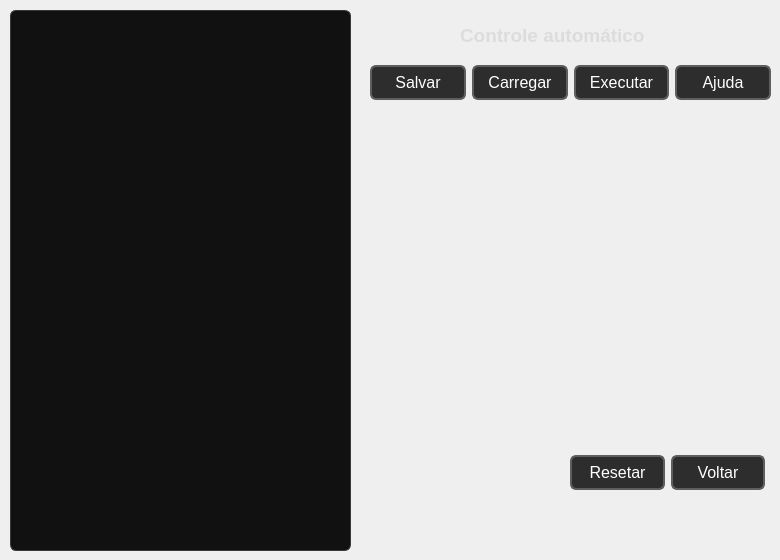
    <widget class="QWidget" name="page_3">
     <widget class="QPlainTextEdit" name="plainTextEdit">
      <property name="geometry">
       <rect>
        <x>10</x>
        <y>10</y>
        <width>341</width>
        <height>541</height>
       </rect>
      </property>
      <property name="styleSheet">
       <string notr="true">QPlainTextEdit {
    background-color: #111111;      /* fundo escuro, combina com o resto da tela */
    color: #ffffff;                 /* texto branco */
    border: 1px solid #3a3a3a;      /* borda sutil e técnica */
    border-radius: 6px;             /* cantos levemente arredondados */
    font-family: 'Consolas';        /* fonte técnica tipo terminal */
    font-size: 12pt;                /* tamanho legível */
    padding: 6px;                   /* espaço interno para o texto não encostar nas bordas */
}

QPlainTextEdit:focus {
    border: 1px solid #8ab4f8;      /* destaque azul quando selecionado */
    background-color: #1a1a1a;      /* leve mudança no foco */
}</string>
      </property>
      <property name="plainText">
       <string/>
      </property>
     </widget>
     <widget class="QWidget" name="layoutWidget">
      <property name="geometry">
       <rect>
        <x>370</x>
        <y>60</y>
        <width>401</width>
        <height>46</height>
       </rect>
      </property>
      <layout class="QHBoxLayout" name="horizontalLayout">
       <item>
        <widget class="QPushButton" name="btn_salvar">
         <property name="styleSheet">
          <string notr="true">QPushButton {
    background-color: #2d2d2d;
    color: #ffffff;
    border: 2px solid #5e5e5e;
    border-radius: 6px;
    padding: 6px 12px;
    font-family: 'Segoe UI';
    font-size: 12pt;
}

QPushButton:hover {
    background-color: #3e3e3e;
}

QPushButton:pressed {
    background-color: #242424;
}</string>
         </property>
         <property name="text">
          <string>Salvar</string>
         </property>
        </widget>
       </item>
       <item>
        <widget class="QPushButton" name="btn_carregar">
         <property name="styleSheet">
          <string notr="true">QPushButton {
    background-color: #2d2d2d;
    color: #ffffff;
    border: 2px solid #5e5e5e;
    border-radius: 6px;
    padding: 6px 12px;
    font-family: 'Segoe UI';
    font-size: 12pt;
}

QPushButton:hover {
    background-color: #3e3e3e;
}

QPushButton:pressed {
    background-color: #242424;
}</string>
         </property>
         <property name="text">
          <string>Carregar</string>
         </property>
        </widget>
       </item>
       <item>
        <widget class="QPushButton" name="btn_executar">
         <property name="styleSheet">
          <string notr="true">QPushButton {
    background-color: #2d2d2d;
    color: #ffffff;
    border: 2px solid #5e5e5e;
    border-radius: 6px;
    padding: 6px 12px;
    font-family: 'Segoe UI';
    font-size: 12pt;
}

QPushButton:hover {
    background-color: #3e3e3e;
}

QPushButton:pressed {
    background-color: #242424;
}</string>
         </property>
         <property name="text">
          <string>Executar</string>
         </property>
        </widget>
       </item>
       <item>
        <widget class="QPushButton" name="btn_ajuda">
         <property name="styleSheet">
          <string notr="true">QPushButton {
    background-color: #2d2d2d;
    color: #ffffff;
    border: 2px solid #5e5e5e;
    border-radius: 6px;
    padding: 6px 12px;
    font-family: 'Segoe UI';
    font-size: 12pt;
}

QPushButton:hover {
    background-color: #3e3e3e;
}

QPushButton:pressed {
    background-color: #242424;
}</string>
         </property>
         <property name="text">
          <string>Ajuda</string>
         </property>
        </widget>
       </item>
      </layout>
     </widget>
     <widget class="QWidget" name="layoutWidget">
      <property name="geometry">
       <rect>
        <x>570</x>
        <y>450</y>
        <width>195</width>
        <height>46</height>
       </rect>
      </property>
      <layout class="QHBoxLayout" name="horizontalLayout_2">
       <item>
        <widget class="QPushButton" name="btn_resetar_2">
         <property name="styleSheet">
          <string notr="true">QPushButton {
    background-color: #2d2d2d;
    color: #ffffff;
    border: 2px solid #5e5e5e;
    border-radius: 6px;
    padding: 6px 12px;
    font-family: 'Segoe UI';
    font-size: 12pt;
}

QPushButton:hover {
    background-color: #3e3e3e;
}

QPushButton:pressed {
    background-color: #242424;
}</string>
         </property>
         <property name="text">
          <string>Resetar</string>
         </property>
        </widget>
       </item>
       <item>
        <widget class="QPushButton" name="btn_voltar2">
         <property name="styleSheet">
          <string notr="true">QPushButton {
    background-color: #2d2d2d;
    color: #ffffff;
    border: 2px solid #5e5e5e;
    border-radius: 6px;
    padding: 6px 12px;
    font-family: 'Segoe UI';
    font-size: 12pt;
}

QPushButton:hover {
    background-color: #3e3e3e;
}

QPushButton:pressed {
    background-color: #242424;
}</string>
         </property>
         <property name="text">
          <string>Voltar</string>
         </property>
        </widget>
       </item>
      </layout>
     </widget>
     <widget class="QLabel" name="label_12">
      <property name="geometry">
       <rect>
        <x>460</x>
        <y>20</y>
        <width>231</width>
        <height>31</height>
       </rect>
      </property>
      <property name="font">
       <font>
        <family>Segoe UI</family>
        <pointsize>-1</pointsize>
        <weight>75</weight>
        <bold>true</bold>
       </font>
      </property>
      <property name="styleSheet">
       <string notr="true">QLabel {
    color: #dcdcdc;
    font-size: 20px;
    font-weight: bold;
    font-family: 'Segoe UI';
}</string>
      </property>
      <property name="text">
       <string>&lt;html&gt;&lt;head/&gt;&lt;body&gt;&lt;p&gt;&lt;span style=&quot; font-size:14pt;&quot;&gt;Controle automático&lt;/span&gt;&lt;/p&gt;&lt;/body&gt;&lt;/html&gt;</string>
      </property>
     </widget>
    </widget>
